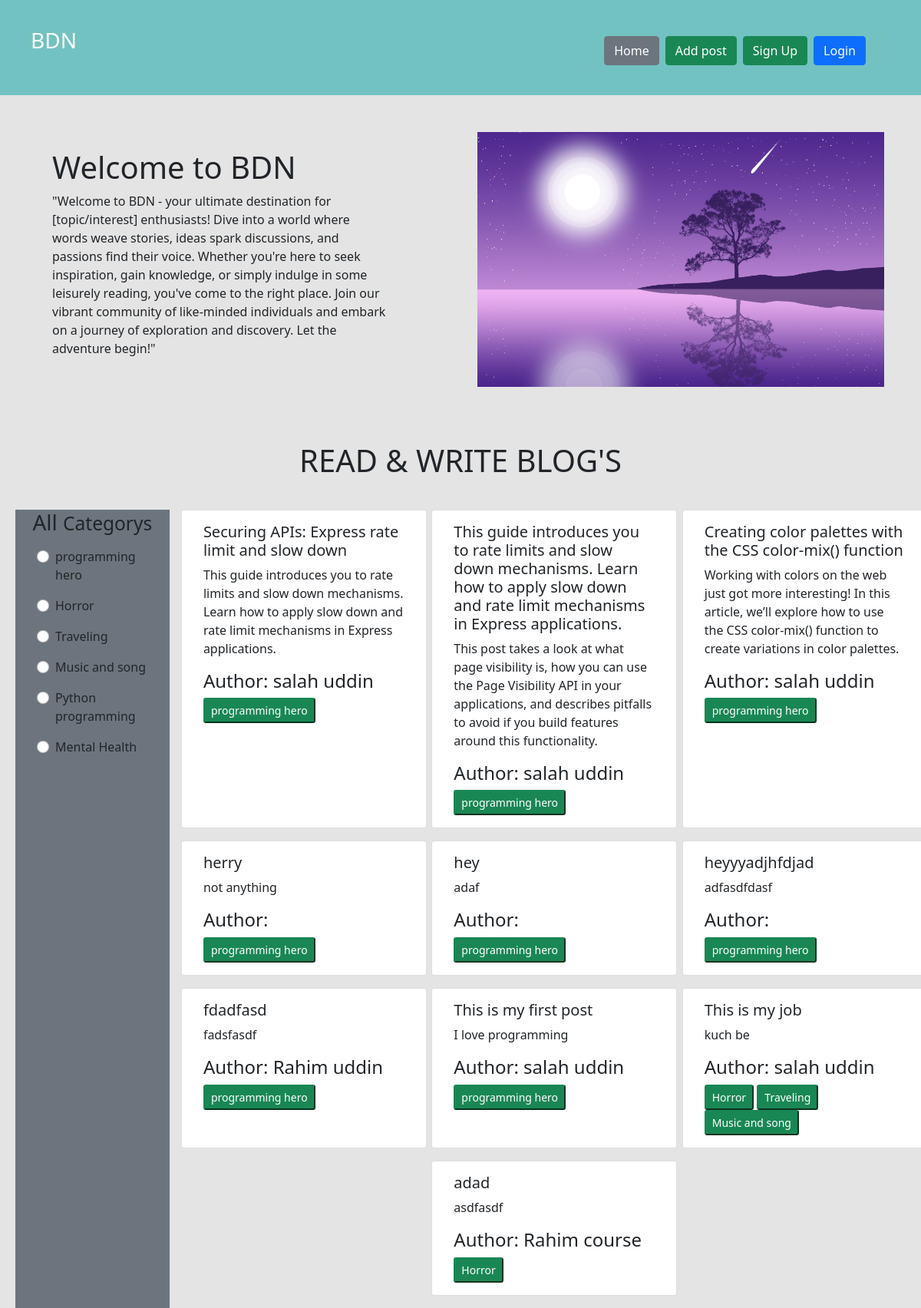
The page / on the database its author committed.
### category/models.py (models this page shows)
class Category(models.Model):
    name=models.CharField(max_length=100)
    slug=models.SlugField(max_length=100,unique=True,null=True,blank=True)
    def __str__(self) -> str:
        return self.name

### post/models.py (models this page shows, shortened)
class PostModel(models.Model):
    title=models.CharField(max_length=200)
    content=models.CharField(max_length=20000000)
    author=models.ForeignKey(User,models.SET_NULL,null=True)
    category=models.ManyToManyField(Category)

### blog_project_2/views.py (the view)
# urls.py: 2. Add a URL to urlpatterns:  path('', views.home, name='home')
def home(request,category_slug=None):
    posts=PostModel.objects.all()
    categorys=Category.objects.all()
    if category_slug is not None:
        category=Category.objects.get(slug=category_slug)
        posts=PostModel.objects.filter(category=category)
    return render(request,'home.html',{'posts':posts,'category':categorys})

### templates/home.html (shortened to what this page needs)
{% extends "base.html" %}
{% load static %}
{% block content %}
 {% if not user.is_authenticated  %}
 <div class='row d-flex  justify-content-between flex-wrap align-items-center ms-2 p-5 gap-2'>
  <div class='col-lg-5'>
   <h1>Welcome to BDN</h1>
   <p>
    "Welcome to BDN - your ultimate destination for [topic/interest] enthusiasts! Dive into a world where words weave stories, ideas spark discussions, and passions find their voice. Whether you're here to seek inspiration, gain knowledge, or simply indulge in some leisurely reading, you've come to the right place. Join our vibrant community of like-minded individuals and embark on a journey of exploration and discovery. Let the adventure begin!"
   </p>
  </div>
  <div class='col-lg-6 align-items-center' >
      <img  style='width:100%' src="{% static 'yes.jpg'%}" alt="">
  </div>
</div>
 {% endif %}
  <h1 class='text-dark text-center m-4'>READ & WRITE BLOG'S</h1>
<div class='row  ms-2'>
   <div class='container-fluid col-lg-2 col-sm-12 col-md-12 bg-secondary mt-3'>
    <h3 class='text-center text-dark'>  All <small>Categorys</small> </h3>
    {% for cat in  category %}
   <div class="form-check text-white m-3">
      <input class="form-check-input" type="radio" name="flexRadioDefault" id="{{cat.id}}">
      <a href="{% url 'category_wise_slug' cat.slug%}">  <label class="form-check-label  text-dark" for="flexRadioDefault1">
      {{cat.name}}
    </label>
  </a>
  </div>
   {% endfor %}
   </div>
  <div class='col-lg-10 col-sm-12 col-md-12 row  mt-3'>
    {% for post in posts %}
      <div class="card col-sm-3 mx-auto mb-3" style="width: 20rem;">
        <div class="card-body">
          <h5 class="card-title">{{post.title}}</h5>
          <p class="card-text">{{post.content}}</p>
          <h4 class="card-text">Author: {{post.author.first_name}} {{post.author.last_name}}</h4>
          <p class="card-text">
            {% for cat in  post.category.all %}
              <button class='btn-sm btn-success ' disabled>{{cat}}</button>
            {% endfor %}
          </p>
        </div>
      </div>
    {% endfor %}
  </div>
</div>
{% endblock content %}

### templates/base.html (shortened to what this page needs)
{% load static %}
<!DOCTYPE html>
<html lang="en">
<head>
    <link href="https://cdn.jsdelivr.net/npm/bootstrap@5.0.2/dist/css/bootstrap.min.css" rel="stylesheet">
    <link rel="stylesheet" href="{% static 'style.css' %}">
</head>
<body style='background-color:#e4e4e4'>
    <nav class="navbar navbar-expand-lg navbar-light  text-white p-3 " style='background-color: rgb(115, 194, 194);' >
        <div class="container-fluid row ">
        <div class='col-sm-6 '>
          <a class="navbar-brand fw-600" href="{% url 'home'%}"> <h2 class='pt-3  text-white' ><small>BDN</small></h2> </h3></a>
        </div>
          <div class="collapse navbar-collapse  justify-content-end col-sm-6 " id="navbarSupportedContent">
            <div class=" d-flex flex-wrap">
                <a  href="{% url 'home'%}" class='btn niloy btn-secondary mt-2 me-2'>Home</a>
                <a href="{% url 'add_post'%}" class='btn niloy btn-success mt-2  me-2'>Add post</a>
                  {% if user.is_authenticated %}
                  <a href="{% url 'profile'%}" class='btn niloy btn-primary mt-2  me-2'  >Profile</a>
                 <a href="{% url 'logout'%}" class='btn niloy btn-danger  mt-2  me-2 '>logout</a>
                  {% else %}
                  <a href="{% url 'signup'%}" class='btn  niloy btn-success mt-2  me-2 '>Sign Up</a>
                 <a href="{% url 'login'%}" class='btn  niloy btn-primary mt-2  me-2' type='submit' >Login</a>
                  {% endif %}
            </div>
        </div>
        </div>
      </nav>
    {% block content %}{% endblock content %}
</body>
</html>

### rows shown on the page
Category: name "programming hero"
Category: name "Horror"
Category: name "Traveling"
Category: name "Music and song"
Category: name "Python programming"
Category: name "Mental Health"
PostModel: title "Securing APIs: Express rate limit and slow down", content "This guide introduces you to rate limits and slow down mechanisms. Learn how to apply slow down and rate limit mechanisms in Express applications.", author.first_name "salah", author.last_name "uddin"
PostModel: title "This guide introduces you to rate limits and slow down mechanisms. Learn how to apply slow down and rate limit mechanisms in Express applications.", content "This post takes a look at what page visibility is, how you can use the Page Visibility API in your applications, and describes pitfalls to avoid if you build features around this functionality.", author.first_name "salah", author.last_name "uddin"
PostModel: title "Creating color palettes with the CSS color-mix() function", content "Working with colors on the web just got more interesting! In this article, we’ll explore how to use the CSS color-mix() function to create variations in color palettes.", author.first_name "salah", author.last_name "uddin"
PostModel: title "herry", content "not anything"
PostModel: title "hey", content "adaf"
PostModel: title "heyyyadjhfdjad", content "adfasdfdasf"
PostModel: title "fdadfasd", content "fadsfasdf", author.first_name "Rahim", author.last_name "uddin"
PostModel: title "This is my first post", content "I love programming", author.first_name "salah", author.last_name "uddin"
PostModel: title "This is my job", content "kuch be", author.first_name "salah", author.last_name "uddin"
PostModel: title "adad", content "asdfasdf", author.first_name "Rahim", author.last_name "course"
